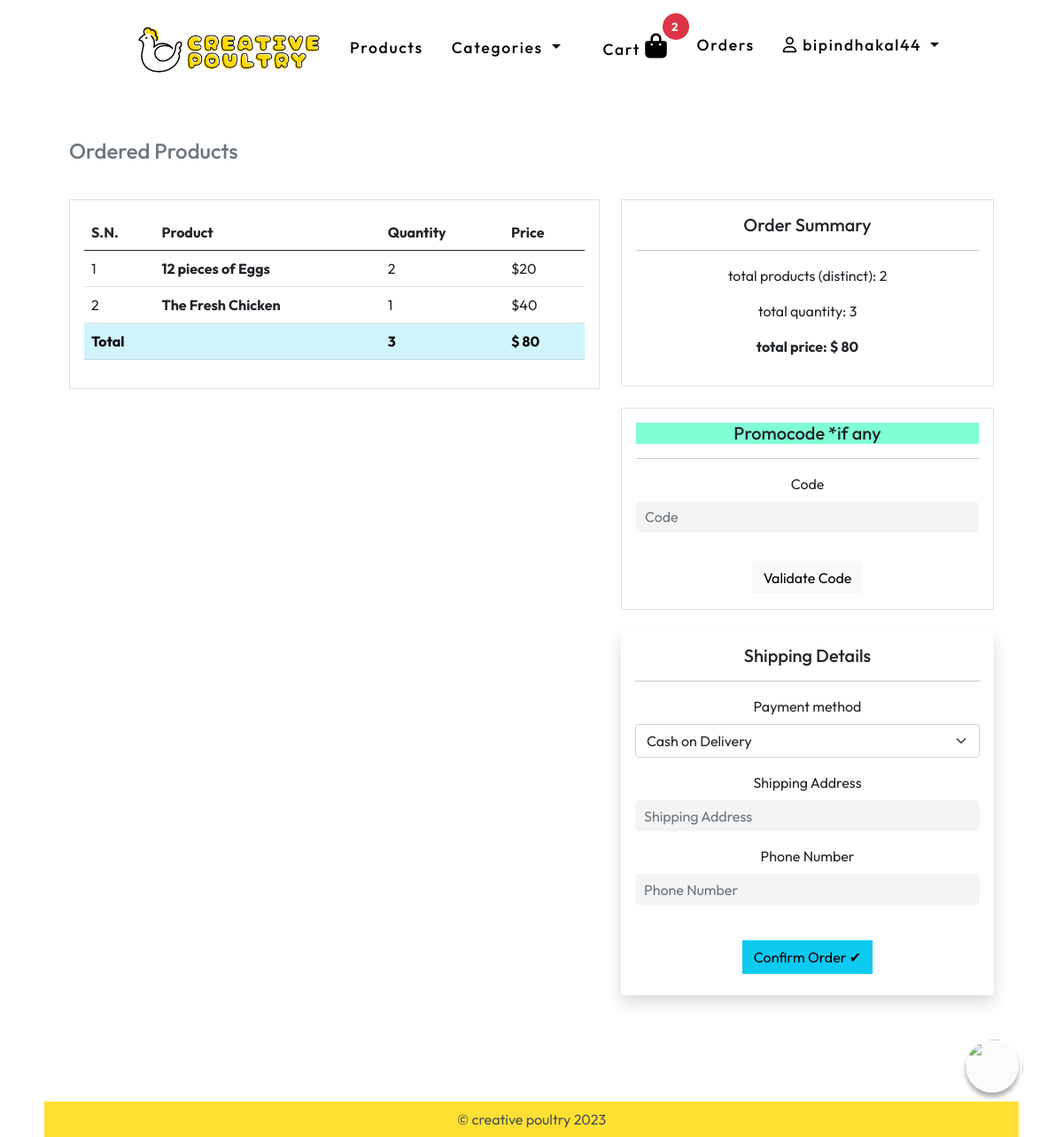
/order/checkout (signed in), run on the app's committed database.
### account/models.py (models this page shows, shortened)
class User(AbstractBaseUser, PermissionsMixin):
    email = models.EmailField(unique=True)
    first_name = models.CharField(max_length=30, blank=True)
    last_name = models.CharField(max_length=30, blank=True)
    is_active = models.BooleanField(default=True)
    is_staff = models.BooleanField(default=False)
    document = models.BooleanField(default=False)
    date_joined = models.DateTimeField(default=timezone.now)
    is_business = models.BooleanField(default=False)
    is_customer = models.BooleanField(default=False)
    is_approved = models.BooleanField(default=False)
    USERNAME_FIELD = 'email'
    REQUIRED_FIELDS = []
    objects = CustomUserManager()
    @property
    def username(self):
        return self.email.split('@')[0]

### cart/models.py (models this page shows, shortened)
class CartItem(models.Model):
    cart = models.ForeignKey(Cart, on_delete=models.CASCADE)
    product = models.ForeignKey(Product, on_delete=models.CASCADE)
    quantity = models.PositiveIntegerField(default=1)
    @property
    def total_price(self):
        return self.product.price * self.quantity  # Calculate the total price for this cart item

class Cart(models.Model):
    date_joined = models.DateTimeField(default=timezone.now)
    user = models.ForeignKey(User, on_delete=models.CASCADE)
    @property
    def get_total(self):
        total = sum(item.total_price for item in CartItem.objects.filter(cart=self.id))
        return str(round(total))
    @property
    def get_total_quantity(self):
        total = sum(item.quantity for item in CartItem.objects.filter(cart=self.id))
        return str(round(total))

### product/models.py (models this page shows, shortened)
class Product(models.Model):
    category = models.ForeignKey(Category, on_delete=models.CASCADE)
    creator = models.ForeignKey(User, on_delete=models.CASCADE)
    name = models.CharField(max_length=100, null=False)
    desc = models.TextField(null=False)
    price = models.IntegerField(default=0, null=False)
    discount = models.IntegerField(default=0, null=False)
    image = models.ImageField(upload_to='product_images', null=False)
    stock_quantity = models.PositiveIntegerField(default=0, null=False)

### order/views.py (the view, shortened to what this page needs)
# urls.py: path('checkout',checkout,name='checkout'),
@login_required
def checkout(request):
    cart = Cart.objects.get(user=request.user)
    promo_code_discount = request.session.pop('promo_code_discount', 0)
    promo_code = request.session.get('promo_code')
    cartproducts = CartItem.objects.filter(cart=cart)
    if not cartproducts.first():
        messages.error(request, "Your cart is empty.")
        return redirect('/basket/home/')
    form = ShippingForm()
    form1=PromoCodeForm()
    context = {'cart': cart,'cartitems':cartproducts,'form': form,'form1': form1, 'promo_code_discount':promo_code_discount}
    return render(request, 'order/checkout.html', context)

### order/forms.py
class ShippingForm(forms.Form):
    PAYMENT_CHOICES =(
    ("Cash on Delivery", "Cash on Delivery"),
    ("Credit Card", "Credit Card"),
)
    payment_method = forms.ChoiceField(choices = PAYMENT_CHOICES)
    address = forms.CharField(label="Shipping Address", max_length=255)
    phone = forms.CharField(label="Phone Number", max_length=20)

class PromoCodeForm(forms.Form):
    code = forms.CharField(max_length=20)

### product/category_nav.py (called while the page is built)
def navbar(request):
    cartcount =0
    if not request.user.is_anonymous and request.user.is_customer :
        cart = Cart.objects.get(user=request.user)
        cartcount = CartItem.objects.filter(cart=cart).count()
    cats = Category.objects.all()
    return {'categories': cats,'cartcount':cartcount}

### templates/order/checkout.html (shortened to what this page needs)
{% extends 'base.html' %}
{% load django_bootstrap5 %}
{% block bodyblock %}
<div class="container p-5">
  <h4 class="text-secondary mb-3">Ordered Products</h4>
  <br>
  <div class="row">
      <div class="col-md-7">
          <div class="border p-3">
              <table class="table ">
                  <thead>
                    <tr>
                      <th scope="col">S.N.</th>
                      <th scope="col">Product</th>
                      <th scope="col">Quantity</th>
                      <th scope="col">Price</th>
                    </tr>
                  </thead>
                  <tbody>
          {% for i in cartitems %}
                    <tr>
                      <td scope="row">{{forloop.counter}}</td>
                      <th>{{i.product.name}}</th>
                      <td>{{i.quantity}} </td>
                      <td>${{i.product.price}}</td>
                    </tr>
            {% endfor %}
            <tr class="table-info">
              <th colspan="2">Total</th>
              <th> {{cart.get_total_quantity}} </th>
              <th>$ {{cart.get_total}}</th>
            </tr>
                  </tbody>
                </table>
          </div>
      </div>
      <div class="col-md-5">
          <div class="border p-3 text-center mb-4">
              <h5 class="text-center">Order Summary</h5>
              <hr>
              <p>total products (distinct): {{cartitems|length}} </p>
              <p>total quantity: {{cart.get_total_quantity}} </p>
              <p class="fw-bold">total price: $ {{cart.get_total}}</p>
          </div>
          <div class="border p-3 mb-4 text-center">
            <h5 class="text-center" style="background-color: aquamarine;" >Promocode *if any</h5>
            <hr>
          <form  method="post" action="{% url 'order:validate-promo'%}">
            <table class="table text-center">
                {% bootstrap_form form1 layout='inline' form_group_class='w3-input w3-border-0 w3-large'  %}
            </table>
            {% if promo_code_discount %}
            <button title="Code already applied" type="submit" class="btn btn-light" disabled >Code already applied</button>
            {%else%}
            <button type="submit" class="btn btn-light">Validate Code</button>
            {%endif%}
          </form>
        </div>
          <div class="shadow p-3 text-center mb-4">
              <h5 class="text-center">Shipping Details</h5>
              <hr>
            <form  method="post">
              <table class="table text-center">
                  {% bootstrap_form form layout='floating'  %}
              </table>
              <button type="submit" class="btn btn-info my-2">Confirm Order ✔</button>
            </form>
          </div>
      </div>
  </div>
  </div>
{% endblock %}

### templates/navbar.html (shortened to what this page needs)
  {% load static %}
<div class="container-fluid px-0 mx-0  ">
    <div class="container col-lg-10 py-3">
      {%if user.is_authenticated %}
        {%if user.is_business%}
        {% include 'businessnavbar.html'%}
        {%else%}
      <nav class="navbar navbar-expand-lg">
        <div class="container-fluid">
          <a class=" text-decoration-none logo" href="{%url 'product:home' %}">
            <img height="60" src="{% static 'images/logo.png'%}" alt="logo">
          </a>
          <div class="collapse navbar-collapse" id="navbarSupportedContent">
            <ul class="navbar-nav me-auto mb-2 mb-lg-0">
              <li class="nav-item me-3">
                <a class="nav-link " href="{%url 'product:home' %}">Products</a>
              </li>
              <li class="nav-item dropdown me-2">
                <a class="nav-link dropdown-toggle" href="#" id="navbarDropdownMenuLink" role="button" data-bs-toggle="dropdown" aria-expanded="false">
                 Categories
                </a>
              </li>
            </ul>
              <ul class="navbar-nav ms-auto mb-2 mb-lg-0">
              <li class="nav-item me-3">
                <a class="nav-link position-relative" aria-current="page" href="{% url 'cart:home'%}"
                  >Cart <i class="fs-3 fa-solid fa-bag-shopping" title="cart"></i>
                  <span class="position-absolute top-0 start-100 translate-middle badge rounded-pill bg-danger">
                    {{cartcount}}
                    </span>
                  </a
                >
              </li>
              <li class="nav-item me-3">
                <a class="nav-link {{homepage}}" aria-current="page" href="{% url 'order:user-orders'%}"
                  >Orders</a
                >
              </li>
              <li class="nav-item dropdown me-2">
                <a class="nav-link dropdown-toggle" href="#" id="navbarDropdownMenuLink" role="button" data-bs-toggle="dropdown" aria-expanded="false">
                  <i class="fa-regular fa-user"></i> {{user.username}}
                </a>
              </li>
              </ul>
          </div>
        </div>
      </nav>
        {%endif%}
      {%endif%}
    </div>
  </div>

### staticfiles/css/style.css (style rules this page uses)
* { box-sizing: border-box; font-family: "Outfit", sans-serif; scroll-behavior: smooth; }
html, body { height: 90%; }
.btn { border-radius: 0px !important; }
.nav-link { font-size: 1.1rem; font-weight: 500; letter-spacing: 1.7px; color: #000; transition: 0.78s; }
.logo { font-size: 1.5rem; font-weight: 600; letter-spacing: 1.7px; color: #000; transition: 0.78s; }

### staticfiles/css/bot.css (style rules this page uses)
* { margin: 0; padding: 0; box-sizing: border-box; }
button { border: none; outline: none; cursor: pointer; }
.badge { position: absolute; width: 30px; height: 30px; background-color: red; color: white; border-radius: 50%; display: flex; justify-content: center; align-items: center; top: -10px; right: -10px; }
input[type="text"] { width: 100%; border: none; background-color: rgba(220, 221, 223, 0.322); font-size: 1rem; border-radius: 5px; height: 2.2rem; padding: 2px 10px; }

### data on the page
User: username "bipindhakal44"
CartItem: product.name "12 pieces of Eggs", quantity "2", product.price "20"
CartItem: product.name "The Fresh Chicken", quantity "1", product.price "40"
Cart: get_total_quantity "3", get_total "80"

### other printed values
{{ cartcount }} "2"
{{ cartitems|length }} "2"
